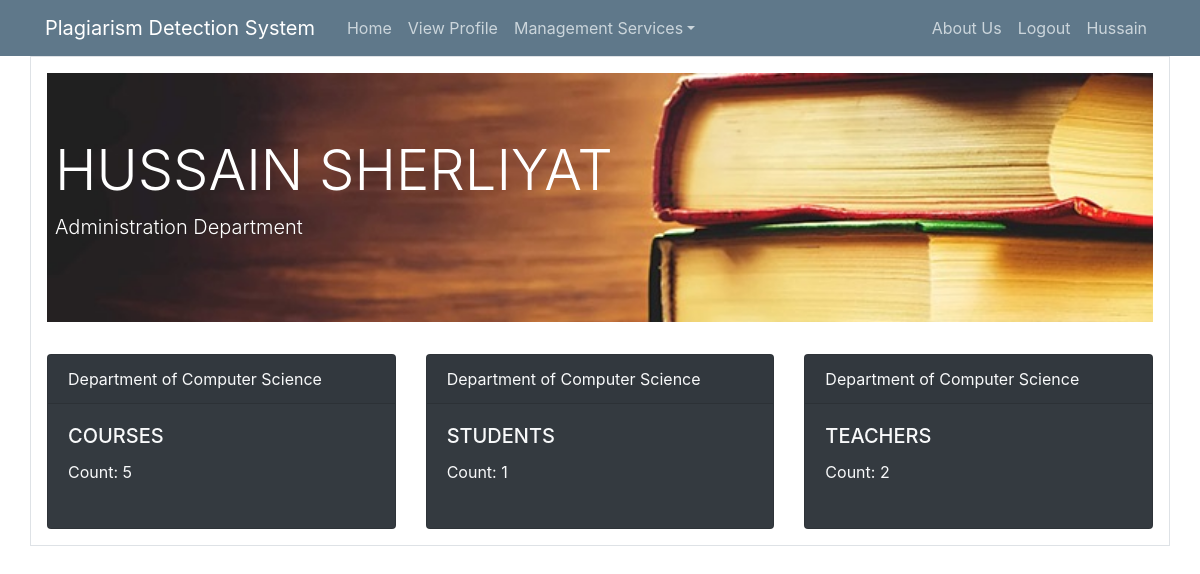
Screenshot of /home (signed in) with the database file from the repository.
### lms/models.py (models this page shows, shortened)
class User(db.Model, UserMixin):
    id = db.Column(db.Integer, primary_key=True)
    name = db.Column(db.String(30), unique=False, nullable=False)
    username = db.Column(db.String(20), unique=True, nullable=False)
    email = db.Column(db.String(120), unique=True, nullable=False)
    mobile_no = db.Column(db.String(120), unique=True, nullable=True)
    address = db.Column(db.String(20), unique=False, nullable=True)
    user_category = db.Column(db.String(20), unique=False, nullable=False)
    image_file = db.Column(db.String(20), nullable=False, default='default.jpg')
    password = db.Column(db.String(60), nullable=False)

### lms/routes.py (the view, shortened to what this page needs)
@app.route('/home', methods=['GET', 'POST'])
@login_required
def home():
    ten_form = CourseAssignedForm()
    sen_form = StudentEnrolmentForm()
    courses = Course.query.all()
    courses_list = [(i.id, i.title) for i in courses]
    sen_form.title.choices = courses_list
    ten_form.title.choices = courses_list
    sum_details = {}
    if current_user.user_category == 'Admin':
        total_students = User.query.filter_by(user_category='Student').count()
        total_teachers = User.query.filter_by(user_category='Teacher').count()
        total_courses = Course.query.count()
        sum_details = {'Courses': total_courses, 'Students': total_students, 'Teachers': total_teachers}
    return render_template('home.html', title='Home', form=sen_form, form2=ten_form, courses=courses,
                           sum_details=sum_details)

### lms/models.py (called while the page is built)
@login_manager.user_loader
def load_user(user_id):
    return User.query.get(int(user_id))

### lms/templates/home.html (shortened to what this page needs)
{% extends "layout.html" %}
{% block content %}
<div class="container border p-3">
    <div class="jumbotron jumbotron-fluid text-white " style="background-image: url({{ url_for('static', filename='jumbo.jpg')}}); background-size: cover;">
            <h2 class="display-4 text-white ml-2">{{current_user.name.upper()}}</h2>
            {% with user_cat = current_user.user_category %}
            {% if user_cat == 'Teacher' %}
                <p class="lead ml-2">Faculty Department of Computer Science</p>
                <button type="button" class="btn btn-info float-right mr-4" data-toggle="modal" data-target="#course_assignment">
                  Course Enrollment
                </button>
            {% elif user_cat == 'Student' %}
                <p class="lead ml-2">Department of Computer Science</p>
                <button type="button" class="btn btn-info float-right mr-4" data-toggle="modal" data-target="#student_enrolment">
                  Course Enrollment
                </button>
            {% else %}
                <p class="lead ml-2">Administration Department</p>
            {% endif %}
            {% endwith %}
        </div>
        {% with user_category = current_user.user_category %}
        {% if user_category != 'Admin' %}
        <div class="card-deck">
            {% for course in courses %}
                <div class="card" style="max-width: 22rem; max-height=auto">
                    <div class="card-header">Department of Computer Science</div>
                    <div class="card-body">
                      <h5 class="card-title">{{course.title|upper()}}</h5>
                      {% if user_category == 'Student' %}
                      <h7 class="card-title">Assigned To: {{course.assigned_to|upper()}}</h7><br><br>
                      {% endif %}
                      <a href="/detail_page/{{course.title}}/" class="btn btn-info btn-xs">Details</a>
                    </div>
                </div>
            {% endfor %}
        </div>
        {% elif user_category == 'Admin' %}
        <div class="card-deck text-light">
            {% for key, value in sum_details.items() %}
                <div class="card bg-dark" style="max-width: 22rem; max-height=auto">
                    <div class="card-header">Department of Computer Science</div>
                    <div class="card-body">
                      <h5 class="card-title text-light">{{key|upper()}}</h5>
                      <h7 class="card-title">Count: {{value|upper()}}</h7><br><br>
                    </div>
                </div>
            {% endfor %}
        </div>
        {% endif %}
        {% endwith %}
</div>
{% endblock content %}

### lms/templates/layout.html (shortened to what this page needs)
<!DOCTYPE html>
<html lang="en">
<head>
    <link rel="stylesheet" href="https://maxcdn.bootstrapcdn.com/bootstrap/4.0.0/css/bootstrap.min.css">
	<link rel="stylesheet" type="text/css" href="{{ url_for('static', filename='main.css') }}">
</head>
<body style="background: #ffffff">
    <header class="site-header">
      <nav class="navbar navbar-expand-md navbar-dark bg-steel">
        <div class="container">
          <a class="navbar-brand mr-4" href="{{ url_for('home') }}">Plagiarism Detection System</a>
          <div class="collapse navbar-collapse" id="navbarToggle">
            <div class="navbar-nav mr-auto">
              <a class="nav-item nav-link" href="{{ url_for('home') }}">Home</a>
                <a class="nav-item nav-link" href="{{ url_for('user_profile') }}">View Profile</a>
               {%  with user_category = current_user.user_category %}
                    {% if user_category == 'Admin' %}
                        <div class="nav-item dropdown">
                            <a class="nav-link dropdown-toggle" href="#" data-toggle="dropdown" aria-haspopup="true" aria-expanded="false">
                             Management Services</a>
                        </div>
                    {% endif%}
               {% endwith %}
            </div>
            <div class="navbar-nav">
                <a class="nav-item nav-link" href="#">About Us</a>
                <a class="nav-item nav-link" href="{{ url_for('logout') }}">Logout</a>
                {% if current_user.is_authenticated %}
                    <a class="nav-item nav-link">{{current_user.username[0]|upper}}{{current_user.username[1:]}}</a>
                {% endif %}
            </div>
          </div>
        </div>
      </nav>
    </header>
    {% block content %} {% endblock %}
</body>
</html>

### lms/static/main.css (style rules this page uses)
body { background: #fafafa; color: #333333; }
h1, h2, h3, h4, h5, h6 { color: #444444; }
.bg-steel { background-color: #5f788a; }
.site-header .navbar-nav .nav-link { color: #cbd5db; }

### rows the page displays
User: username "H", username "ussain", name "HUSSAIN SHERLIYAT"

### other values shown
{{ key|upper() }} "COURSES" "STUDENTS" "TEACHERS"
{{ value|upper() }} "5" "1" "2"
